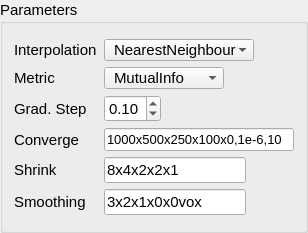
          <widget class="ctkCollapsibleGroupBox" name="antsParametersTemplateGB">
           <property name="sizePolicy">
            <sizepolicy hsizetype="MinimumExpanding" vsizetype="Preferred">
             <horstretch>0</horstretch>
             <verstretch>0</verstretch>
            </sizepolicy>
           </property>
           <property name="minimumSize">
            <size>
             <width>0</width>
             <height>0</height>
            </size>
           </property>
           <property name="font">
            <font>
             <family>Arial</family>
             <pointsize>11</pointsize>
             <weight>50</weight>
             <bold>false</bold>
            </font>
           </property>
           <property name="title">
            <string>Parameters</string>
           </property>
           <property name="collapsed">
            <bool>false</bool>
           </property>
           <layout class="QGridLayout" name="gridLayout_3">
            <property name="topMargin">
             <number>15</number>
            </property>
            <property name="bottomMargin">
             <number>15</number>
            </property>
            <property name="horizontalSpacing">
             <number>0</number>
            </property>
            <item row="0" column="1" colspan="3">
             <widget class="QComboBox" name="antsInterpTemplateCB">
              <property name="sizePolicy">
               <sizepolicy hsizetype="Fixed" vsizetype="MinimumExpanding">
                <horstretch>0</horstretch>
                <verstretch>0</verstretch>
               </sizepolicy>
              </property>
              <property name="minimumSize">
               <size>
                <width>150</width>
                <height>22</height>
               </size>
              </property>
              <property name="maximumSize">
               <size>
                <width>16777215</width>
                <height>16777215</height>
               </size>
              </property>
              <property name="font">
               <font>
                <family>Arial</family>
                <pointsize>11</pointsize>
                <weight>50</weight>
                <bold>false</bold>
               </font>
              </property>
              <property name="styleSheet">
               <string notr="true">padding-left:9px;</string>
              </property>
              <property name="currentText">
               <string>NearestNeighbour</string>
              </property>
              <item>
               <property name="text">
                <string>NearestNeighbour</string>
               </property>
              </item>
              <item>
               <property name="text">
                <string>Linear</string>
               </property>
              </item>
              <item>
               <property name="text">
                <string>BSpline</string>
               </property>
              </item>
              <item>
               <property name="text">
                <string>GenericLabel</string>
               </property>
              </item>
             </widget>
            </item>
            <item row="5" column="0">
             <widget class="QLabel" name="label_170">
              <property name="sizePolicy">
               <sizepolicy hsizetype="Fixed" vsizetype="Preferred">
                <horstretch>0</horstretch>
                <verstretch>0</verstretch>
               </sizepolicy>
              </property>
              <property name="minimumSize">
               <size>
                <width>90</width>
                <height>0</height>
               </size>
              </property>
              <property name="font">
               <font>
                <family>Arial</family>
                <pointsize>11</pointsize>
                <weight>50</weight>
                <bold>false</bold>
               </font>
              </property>
              <property name="text">
               <string>Shrink</string>
              </property>
             </widget>
            </item>
            <item row="3" column="1" colspan="3">
             <widget class="QDoubleSpinBox" name="gradientStepTemplateSB">
              <property name="sizePolicy">
               <sizepolicy hsizetype="Fixed" vsizetype="MinimumExpanding">
                <horstretch>0</horstretch>
                <verstretch>0</verstretch>
               </sizepolicy>
              </property>
              <property name="minimumSize">
               <size>
                <width>50</width>
                <height>22</height>
               </size>
              </property>
              <property name="maximumSize">
               <size>
                <width>16777215</width>
                <height>16777215</height>
               </size>
              </property>
              <property name="font">
               <font>
                <family>Arial</family>
                <pointsize>11</pointsize>
                <weight>50</weight>
                <bold>false</bold>
               </font>
              </property>
              <property name="maximum">
               <double>1.000000000000000</double>
              </property>
              <property name="singleStep">
               <double>0.100000000000000</double>
              </property>
              <property name="value">
               <double>0.100000000000000</double>
              </property>
             </widget>
            </item>
            <item row="1" column="1" colspan="3">
             <widget class="QComboBox" name="antsMetricTemplateCB">
              <property name="sizePolicy">
               <sizepolicy hsizetype="Fixed" vsizetype="MinimumExpanding">
                <horstretch>0</horstretch>
                <verstretch>0</verstretch>
               </sizepolicy>
              </property>
              <property name="minimumSize">
               <size>
                <width>120</width>
                <height>22</height>
               </size>
              </property>
              <property name="maximumSize">
               <size>
                <width>16777215</width>
                <height>16777215</height>
               </size>
              </property>
              <property name="font">
               <font>
                <family>Arial</family>
                <pointsize>11</pointsize>
                <weight>50</weight>
                <bold>false</bold>
               </font>
              </property>
              <property name="styleSheet">
               <string notr="true">padding-left:9px;</string>
              </property>
              <property name="currentText">
               <string>MutualInfo</string>
              </property>
              <item>
               <property name="text">
                <string>MutualInfo</string>
               </property>
              </item>
              <item>
               <property name="text">
                <string>CrossCorr</string>
               </property>
              </item>
              <item>
               <property name="text">
                <string>GlobalCorr</string>
               </property>
              </item>
             </widget>
            </item>
            <item row="3" column="0">
             <widget class="QLabel" name="label_90">
              <property name="sizePolicy">
               <sizepolicy hsizetype="Fixed" vsizetype="Preferred">
                <horstretch>0</horstretch>
                <verstretch>0</verstretch>
               </sizepolicy>
              </property>
              <property name="minimumSize">
               <size>
                <width>90</width>
                <height>0</height>
               </size>
              </property>
              <property name="font">
               <font>
                <family>Arial</family>
                <pointsize>11</pointsize>
                <weight>50</weight>
                <bold>false</bold>
               </font>
              </property>
              <property name="text">
               <string>Grad. Step</string>
              </property>
             </widget>
            </item>
            <item row="6" column="0">
             <widget class="QLabel" name="label_180">
              <property name="sizePolicy">
               <sizepolicy hsizetype="Fixed" vsizetype="Preferred">
                <horstretch>0</horstretch>
                <verstretch>0</verstretch>
               </sizepolicy>
              </property>
              <property name="minimumSize">
               <size>
                <width>90</width>
                <height>0</height>
               </size>
              </property>
              <property name="font">
               <font>
                <family>Arial</family>
                <pointsize>11</pointsize>
                <weight>50</weight>
                <bold>false</bold>
               </font>
              </property>
              <property name="text">
               <string>Smoothing</string>
              </property>
             </widget>
            </item>
            <item row="1" column="0">
             <widget class="QLabel" name="label_220">
              <property name="sizePolicy">
               <sizepolicy hsizetype="Fixed" vsizetype="Preferred">
                <horstretch>0</horstretch>
                <verstretch>0</verstretch>
               </sizepolicy>
              </property>
              <property name="minimumSize">
               <size>
                <width>90</width>
                <height>0</height>
               </size>
              </property>
              <property name="font">
               <font>
                <family>Arial</family>
                <pointsize>11</pointsize>
                <weight>50</weight>
                <bold>false</bold>
               </font>
              </property>
              <property name="text">
               <string>Metric</string>
              </property>
             </widget>
            </item>
            <item row="5" column="1" colspan="3">
             <widget class="QLineEdit" name="shrinkFactorsTemplate">
              <property name="sizePolicy">
               <sizepolicy hsizetype="Fixed" vsizetype="MinimumExpanding">
                <horstretch>0</horstretch>
                <verstretch>0</verstretch>
               </sizepolicy>
              </property>
              <property name="minimumSize">
               <size>
                <width>120</width>
                <height>22</height>
               </size>
              </property>
              <property name="font">
               <font>
                <family>Arial</family>
                <pointsize>11</pointsize>
                <weight>50</weight>
                <bold>false</bold>
               </font>
              </property>
              <property name="text">
               <string>8x4x2x2x1</string>
              </property>
             </widget>
            </item>
            <item row="4" column="1" colspan="3">
             <widget class="QLineEdit" name="convergenceTemplate">
              <property name="sizePolicy">
               <sizepolicy hsizetype="Fixed" vsizetype="MinimumExpanding">
                <horstretch>0</horstretch>
                <verstretch>0</verstretch>
               </sizepolicy>
              </property>
              <property name="minimumSize">
               <size>
                <width>190</width>
                <height>22</height>
               </size>
              </property>
              <property name="font">
               <font>
                <family>Arial</family>
                <pointsize>10</pointsize>
                <weight>50</weight>
                <bold>false</bold>
               </font>
              </property>
              <property name="text">
               <string>1000x500x250x100x0,1e-6,10</string>
              </property>
             </widget>
            </item>
            <item row="6" column="1" colspan="3">
             <widget class="QLineEdit" name="smoothingSigmasTemplate">
              <property name="sizePolicy">
               <sizepolicy hsizetype="Fixed" vsizetype="MinimumExpanding">
                <horstretch>0</horstretch>
                <verstretch>0</verstretch>
               </sizepolicy>
              </property>
              <property name="minimumSize">
               <size>
                <width>120</width>
                <height>22</height>
               </size>
              </property>
              <property name="font">
               <font>
                <family>Arial</family>
                <pointsize>11</pointsize>
                <weight>50</weight>
                <bold>false</bold>
               </font>
              </property>
              <property name="text">
               <string>3x2x1x0x0vox</string>
              </property>
             </widget>
            </item>
            <item row="0" column="0">
             <widget class="QLabel" name="label_210">
              <property name="sizePolicy">
               <sizepolicy hsizetype="Fixed" vsizetype="Preferred">
                <horstretch>0</horstretch>
                <verstretch>0</verstretch>
               </sizepolicy>
              </property>
              <property name="minimumSize">
               <size>
                <width>90</width>
                <height>0</height>
               </size>
              </property>
              <property name="font">
               <font>
                <family>Arial</family>
                <pointsize>11</pointsize>
                <weight>50</weight>
                <bold>false</bold>
               </font>
              </property>
              <property name="text">
               <string>Interpolation</string>
              </property>
             </widget>
            </item>
            <item row="4" column="0">
             <widget class="QLabel" name="label_100">
              <property name="sizePolicy">
               <sizepolicy hsizetype="Fixed" vsizetype="Preferred">
                <horstretch>0</horstretch>
                <verstretch>0</verstretch>
               </sizepolicy>
              </property>
              <property name="minimumSize">
               <size>
                <width>90</width>
                <height>0</height>
               </size>
              </property>
              <property name="font">
               <font>
                <family>Arial</family>
                <pointsize>11</pointsize>
                <weight>50</weight>
                <bold>false</bold>
               </font>
              </property>
              <property name="text">
               <string>Converge</string>
              </property>
              <property name="alignment">
               <set>Qt::AlignLeading|Qt::AlignLeft|Qt::AlignVCenter</set>
              </property>
             </widget>
            </item>
           </layout>
          </widget>
